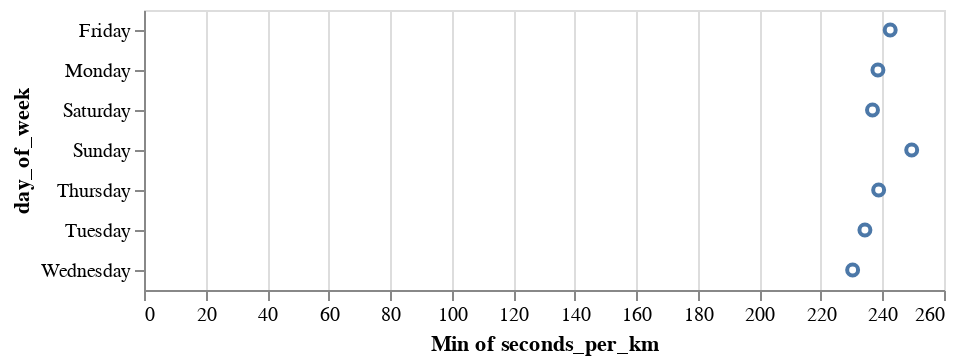

Notebook source saved alongside this figure:
### Code cell
alt.Chart(df).mark_point().encode(
    # count, sum, min, max, average, median, stdev
    x='min(seconds_per_km)',
    y='day_of_week'
)

### Figure 1 — Vega-Lite specification as saved in the notebook (floating-point values rounded to 4 significant figures)
{"$schema": "https://vega.github.io/schema/vega-lite/v4.17.0.json", "config": {"view": {"continuousHeight": 300, "continuousWidth": 400}}, "data": {"name": "data-3b724c935d462198edf620010296bcf6"}, "datasets": {"data-3b724c935d462198edf620010296bcf6": [{"Unnamed: 0": 182, "avgPace(/meter)": 0.3787, "calories(kcal)": 71, "date": "2022-01-10 20:39", "day_of_week": "Monday", "distance(m)": 1191, "distance_rounded": 1, "maxPace(/meter)": 7.246, "minPace(/meter)": 0.2501, "seconds_per_km": 380.4, "speed_per_km": "06:20.35", "sportTime(s)": 453, "startTime": "2022-01-10T13:39:17+00:00", "type": 1}, {"Unnamed: 0": 178, "avgPace(/meter)": 0.2878, "calories(kcal)": 60, "date": "2022-01-13 16:23", "day_of_week": "Thursday", "distance(m)": 1004, "distance_rounded": 1, "maxPace(/meter)": 2.342, "minPace(/meter)": 0.1982, "seconds_per_km": 288.8, "speed_per_km": "04:48.84", "sportTime(s)": 290, "startTime": "2022-01-13T09:23:16+00:00", "type": 1}, {"Unnamed: 0": 176, "avgPace(/meter)": 0.2637, "calories(kcal)": 39, "date": "2022-02-03 17:41", "day_of_week": "Thursday", "distance(m)": 1001, "distance_rounded": 1, "maxPace(/meter)": 0.609, "minPace(/meter)": 0.1993, "seconds_per_km": 264.7, "speed_per_km": "04:24.74", "sportTime(s)": 265, "startTime": "2022-02-03T10:41:12+00:00", "type": 1}, {"Unnamed: 0": 172, "avgPace(/meter)": 0.2803, "calories(kcal)": 50, "date": "2022-02-05 18:46", "day_of_week": "Saturday", "distance(m)": 1006, "distance_rounded": 1, "maxPace(/meter)": 0.6911, "minPace(/meter)": 0.229, "seconds_per_km": 281.3, "speed_per_km": "04:41.31", "sportTime(s)": 283, "startTime": "2022-02-05T11:46:47+00:00", "type": 1}, {"Unnamed: 0": 169, "avgPace(/meter)": 0.2675, "calories(kcal)": 34, "date": "2022-02-06 18:36", "day_of_week": "Sunday", "distance(m)": 1013, "distance_rounded": 1, "maxPace(/meter)": 0.6361, "minPace(/meter)": 0.2325, "seconds_per_km": 268.5, "speed_per_km": "04:28.51", "sportTime(s)": 272, "startTime": "2022-02-06T11:36:48+00:00", "type": 1}, {"Unnamed: 0": 166, "avgPace(/meter)": 0.26, "calories(kcal)": 39, "date": "2022-02-11 18:49", "day_of_week": "Friday", "distance(m)": 1004, "distance_rounded": 1, "maxPace(/meter)": 0.788, "minPace(/meter)": 0.198, "seconds_per_km": 262.9, "speed_per_km": "04:22.95", "sportTime(s)": 264, "startTime": "2022-02-11T11:49:54+00:00", "type": 1}, {"Unnamed: 0": 163, "avgPace(/meter)": 0.2552, "calories(kcal)": 44, "date": "2022-02-12 18:25", "day_of_week": "Saturday", "distance(m)": 1011, "distance_rounded": 1, "maxPace(/meter)": 0.5571, "minPace(/meter)": 0.1928, "seconds_per_km": 256.2, "speed_per_km": "04:16.18", "sportTime(s)": 259, "startTime": "2022-02-12T11:25:02+00:00", "type": 1}, {"Unnamed: 0": 161, "avgPace(/meter)": 0.255, "calories(kcal)": 37, "date": "2022-02-13 18:09", "day_of_week": "Sunday", "distance(m)": 1000, "distance_rounded": 1, "maxPace(/meter)": 0.576, "minPace(/meter)": 0.194, "seconds_per_km": 256, "speed_per_km": "04:16.00", "sportTime(s)": 256, "startTime": "2022-02-13T11:09:12+00:00", "type": 1}, {"Unnamed: 0": 157, "avgPace(/meter)": 0.2854, "calories(kcal)": 43, "date": "2022-02-14 18:50", "day_of_week": "Monday", "distance(m)": 1002, "distance_rounded": 1, "maxPace(/meter)": 0.7446, "minPace(/meter)": 0.2587, "seconds_per_km": 286.4, "speed_per_km": "04:46.43", "sportTime(s)": 287, "startTime": "2022-02-14T11:50:09+00:00", "type": 1}, {"Unnamed: 0": 155, "avgPace(/meter)": 0.2827, "calories(kcal)": 60, "date": "2022-02-16 18:12", "day_of_week": "Wednesday", "distance(m)": 1001, "distance_rounded": 1, "maxPace(/meter)": 2.165, "minPace(/meter)": 0.1834, "seconds_per_km": 283.7, "speed_per_km": "04:43.72", "sportTime(s)": 284, "startTime": "2022-02-16T11:12:40+00:00", "type": 1}, {"Unnamed: 0": 152, "avgPace(/meter)": 0.2793, "calories(kcal)": 55, "date": "2022-03-05 07:10", "day_of_week": "Saturday", "distance(m)": 1006, "distance_rounded": 1, "maxPace(/meter)": 0.6154, "minPace(/meter)": 0.2083, "seconds_per_km": 280.3, "speed_per_km": "04:40.32", "sportTime(s)": 282, "startTime": "2022-03-05T00:10:22+00:00", "type": 1}, {"Unnamed: 0": 150, "avgPace(/meter)": 0.2796, "calories(kcal)": 47, "date": "2022-03-18 18:26", "day_of_week": "Friday", "distance(m)": 1005, "distance_rounded": 1, "maxPace(/meter)": 0.8749, "minPace(/meter)": 0.2372, "seconds_per_km": 280.6, "speed_per_km": "04:40.60", "sportTime(s)": 282, "startTime": "2022-03-18T11:26:11+00:00", "type": 1}, {"Unnamed: 0": 146, "avgPace(/meter)": 0.2964, "calories(kcal)": 57, "date": "2022-03-28 18:45", "day_of_week": "Monday", "distance(m)": 1046, "distance_rounded": 1, "maxPace(/meter)": 0.639, "minPace(/meter)": 0.2149, "seconds_per_km": 297.3, "speed_per_km": "04:57.32", "sportTime(s)": 311, "startTime": "2022-03-28T11:45:13+00:00", "type": 1}, {"Unnamed: 0": 144, "avgPace(/meter)": 0.3011, "calories(kcal)": 57, "date": "2022-03-29 19:02", "day_of_week": "Tuesday", "distance(m)": 1003, "distance_rounded": 1, "maxPace(/meter)": 0.6835, "minPace(/meter)": 0.2301, "seconds_per_km": 302.1, "speed_per_km": "05:2.09", "sportTime(s)": 303, "startTime": "2022-03-29T12:02:25+00:00", "type": 1}, {"Unnamed: 0": 142, "avgPace(/meter)": 0.2837, "calories(kcal)": 49, "date": "2022-03-30 18:52", "day_of_week": "Wednesday", "distance(m)": 1001, "distance_rounded": 1, "maxPace(/meter)": 0.4753, "minPace(/meter)": 0.1658, "seconds_per_km": 284.7, "speed_per_km": "04:44.72", "sportTime(s)": 285, "startTime": "2022-03-30T11:52:16+00:00", "type": 1}, {"Unnamed: 0": 140, "avgPace(/meter)": 0.27, "calories(kcal)": 48, "date": "2022-04-04 17:57", "day_of_week": "Monday", "distance(m)": 1000, "distance_rounded": 1, "maxPace(/meter)": 0.7117, "minPace(/meter)": 0.2248, "seconds_per_km": 271, "speed_per_km": "04:31.00", "sportTime(s)": 271, "startTime": "2022-04-04T10:57:56+00:00", "type": 1}, {"Unnamed: 0": 137, "avgPace(/meter)": 0.273, "calories(kcal)": 51, "date": "2022-04-08 18:39", "day_of_week": "Friday", "distance(m)": 1000, "distance_rounded": 1, "maxPace(/meter)": 0.6707, "minPace(/meter)": 0.2315, "seconds_per_km": 274, "speed_per_km": "04:34.00", "sportTime(s)": 274, "startTime": "2022-04-08T11:39:28+00:00", "type": 1}, {"Unnamed: 0": 134, "avgPace(/meter)": 0.2744, "calories(kcal)": 45, "date": "2022-04-10 18:41", "day_of_week": "Sunday", "distance(m)": 1006, "distance_rounded": 1, "maxPace(/meter)": 0.6873, "minPace(/meter)": 0.2137, "seconds_per_km": 275.3, "speed_per_km": "04:35.35", "sportTime(s)": 277, "startTime": "2022-04-10T11:41:58+00:00", "type": 1}, {"Unnamed: 0": 131, "avgPace(/meter)": 0.277, "calories(kcal)": 44, "date": "2022-04-13 17:48", "day_of_week": "Wednesday", "distance(m)": 1000, "distance_rounded": 1, "maxPace(/meter)": 0.7634, "minPace(/meter)": 0.2038, "seconds_per_km": 278, "speed_per_km": "04:38.00", "sportTime(s)": 278, "startTime": "2022-04-13T10:48:11+00:00", "type": 1}, {"Unnamed: 0": 128, "avgPace(/meter)": 0.2756, "calories(kcal)": 39, "date": "2022-04-15 16:54", "day_of_week": "Friday", "distance(m)": 1005, "distance_rounded": 1, "maxPace(/meter)": 0.7968, "minPace(/meter)": 0.244, "seconds_per_km": 276.6, "speed_per_km": "04:36.62", "sportTime(s)": 278, "startTime": "2022-04-15T09:54:21+00:00", "type": 1}, {"Unnamed: 0": 125, "avgPace(/meter)": 0.2939, "calories(kcal)": 62, "date": "2022-04-26 18:40", "day_of_week": "Tuesday", "distance(m)": 1201, "distance_rounded": 1, "maxPace(/meter)": 1.115, "minPace(/meter)": 0.1997, "seconds_per_km": 294.8, "speed_per_km": "04:54.75", "sportTime(s)": 354, "startTime": "2022-04-26T11:40:21+00:00", "type": 1}, {"Unnamed: 0": 123, "avgPace(/meter)": 0.2685, "calories(kcal)": 48, "date": "2022-04-27 18:31", "day_of_week": "Wednesday", "distance(m)": 1002, "distance_rounded": 1, "maxPace(/meter)": 0.6803, "minPace(/meter)": 0.2187, "seconds_per_km": 269.5, "speed_per_km": "04:29.46", "sportTime(s)": 270, "startTime": "2022-04-27T11:31:56+00:00", "type": 1}, {"Unnamed: 0": 121, "avgPace(/meter)": 0.2774, "calories(kcal)": 50, "date": "2022-04-28 17:37", "day_of_week": "Thursday", "distance(m)": 1002, "distance_rounded": 1, "maxPace(/meter)": 0.8052, "minPace(/meter)": 0.221, "seconds_per_km": 278.4, "speed_per_km": "04:38.44", "sportTime(s)": 279, "startTime": "2022-04-28T10:37:51+00:00", "type": 1}, {"Unnamed: 0": 119, "avgPace(/meter)": 0.2974, "calories(kcal)": 89, "date": "2022-04-29 18:01", "day_of_week": "Friday", "distance(m)": 1651, "distance_rounded": 1, "maxPace(/meter)": 1.217, "minPace(/meter)": 0.2073, "seconds_per_km": 299.8, "speed_per_km": "04:59.82", "sportTime(s)": 495, "startTime": "2022-04-29T11:01:29+00:00", "type": 1}, {"Unnamed: 0": 117, "avgPace(/meter)": 0.2803, "calories(kcal)": 41, "date": "2022-05-01 16:48", "day_of_week": "Sunday", "distance(m)": 1006, "distance_rounded": 1, "maxPace(/meter)": 0.8224, "minPace(/meter)": 0.2239, "seconds_per_km": 281.3, "speed_per_km": "04:41.31", "sportTime(s)": 283, "startTime": "2022-05-01T09:48:50+00:00", "type": 1}, {"Unnamed: 0": 112, "avgPace(/meter)": 0.2761, "calories(kcal)": 42, "date": "2022-05-04 18:52", "day_of_week": "Wednesday", "distance(m)": 1007, "distance_rounded": 1, "maxPace(/meter)": 0.6135, "minPace(/meter)": 0.2112, "seconds_per_km": 277.1, "speed_per_km": "04:37.06", "sportTime(s)": 279, "startTime": "2022-05-04T11:52:29+00:00", "type": 1}, {"Unnamed: 0": 110, "avgPace(/meter)": 0.291, "calories(kcal)": 52, "date": "2022-05-05 18:15", "day_of_week": "Thursday", "distance(m)": 1000, "distance_rounded": 1, "maxPace(/meter)": 0.7042, "minPace(/meter)": 0.216, "seconds_per_km": 292, "speed_per_km": "04:52.00", "sportTime(s)": 292, "startTime": "2022-05-05T11:15:38+00:00", "type": 1}, {"Unnamed: 0": 107, "avgPace(/meter)": 0.2712, "calories(kcal)": 47, "date": "2022-05-06 17:16", "day_of_week": "Friday", "distance(m)": 1003, "distance_rounded": 1, "maxPace(/meter)": 0.7022, "minPace(/meter)": 0.2276, "seconds_per_km": 272.2, "speed_per_km": "04:32.18", "sportTime(s)": 273, "startTime": "2022-05-06T10:16:48+00:00", "type": 1}, {"Unnamed: 0": 104, "avgPace(/meter)": 0.278, "calories(kcal)": 52, "date": "2022-05-07 16:47", "day_of_week": "Saturday", "distance(m)": 1040, "distance_rounded": 1, "maxPace(/meter)": 212, "minPace(/meter)": 0.2129, "seconds_per_km": 278.8, "speed_per_km": "04:38.85", "sportTime(s)": 290, "startTime": "2022-05-07T09:47:30+00:00", "type": 1}, {"Unnamed: 0": 102, "avgPace(/meter)": 0.279, "calories(kcal)": 56, "date": "2022-05-08 18:24", "day_of_week": "Sunday", "distance(m)": 1026, "distance_rounded": 1, "maxPace(/meter)": 225, "minPace(/meter)": 0.2221, "seconds_per_km": 279.7, "speed_per_km": "04:39.73", "sportTime(s)": 287, "startTime": "2022-05-08T11:24:19+00:00", "type": 1}, {"Unnamed: 0": 99, "avgPace(/meter)": 0.278, "calories(kcal)": 59, "date": "2022-05-12 18:36", "day_of_week": "Thursday", "distance(m)": 1007, "distance_rounded": 1, "maxPace(/meter)": 178, "minPace(/meter)": 0.1781, "seconds_per_km": 279.0, "speed_per_km": "04:39.05", "sportTime(s)": 281, "startTime": "2022-05-12T11:36:50+00:00", "type": 1}, {"Unnamed: 0": 96, "avgPace(/meter)": 0.283, "calories(kcal)": 55, "date": "2022-05-13 18:36", "day_of_week": "Friday", "distance(m)": 1024, "distance_rounded": 1, "maxPace(/meter)": 201, "minPace(/meter)": 0.2015, "seconds_per_km": 284.2, "speed_per_km": "04:44.18", "sportTime(s)": 291, "startTime": "2022-05-13T11:36:23+00:00", "type": 1}, {"Unnamed: 0": 92, "avgPace(/meter)": 0.273, "calories(kcal)": 51, "date": "2022-05-15 18:36", "day_of_week": "Sunday", "distance(m)": 1028, "distance_rounded": 1, "maxPace(/meter)": 197, "minPace(/meter)": 0.1974, "seconds_per_km": 273.3, "speed_per_km": "04:33.35", "sportTime(s)": 281, "startTime": "2022-05-15T11:36:24+00:00", "type": 1}, {"Unnamed: 0": 89, "avgPace(/meter)": 0.288, "calories(kcal)": 63, "date": "2022-05-16 18:31", "day_of_week": "Monday", "distance(m)": 1046, "distance_rounded": 1, "maxPace(/meter)": 210, "minPace(/meter)": 0.2106, "seconds_per_km": 288.7, "speed_per_km": "04:48.72", "sportTime(s)": 302, "startTime": "2022-05-16T11:31:34+00:00", "type": 1}, {"Unnamed: 0": 86, "avgPace(/meter)": 0.293, "calories(kcal)": 63, "date": "2022-05-17 18:15", "day_of_week": "Tuesday", "distance(m)": 1049, "distance_rounded": 1, "maxPace(/meter)": 237, "minPace(/meter)": 0.2227, "seconds_per_km": 293.6, "speed_per_km": "04:53.61", "sportTime(s)": 308, "startTime": "2022-05-17T11:15:00+00:00", "type": 1}, {"Unnamed: 0": 82, "avgPace(/meter)": 0.2841, "calories(kcal)": 50.03, "date": "2022-05-21 20:48", "day_of_week": "Saturday", "distance(m)": 1003, "distance_rounded": 1, "maxPace(/meter)": 0.6219, "minPace(/meter)": 0.2232, "seconds_per_km": 286.1, "speed_per_km": "04:46.14", "sportTime(s)": 287, "startTime": "2022-05-21T13:48:24+00:00", "type": 1}, {"Unnamed: 0": 79, "avgPace(/meter)": 0.265, "calories(kcal)": 44.08, "date": "2022-05-22 17:22", "day_of_week": "Sunday", "distance(m)": 1000, "distance_rounded": 1, "maxPace(/meter)": 0.815, "minPace(/meter)": 0.2136, "seconds_per_km": 267, "speed_per_km": "04:27.00", "sportTime(s)": 267, "startTime": "2022-05-22T10:22:47+00:00", "type": 1}, {"Unnamed: 0": 76, "avgPace(/meter)": 0.265, "calories(kcal)": 50.33, "date": "2022-05-23 18:46", "day_of_week": "Monday", "distance(m)": 1000, "distance_rounded": 1, "maxPace(/meter)": 0.668, "minPace(/meter)": 0.2187, "seconds_per_km": 267, "speed_per_km": "04:27.00", "sportTime(s)": 267, "startTime": "2022-05-23T11:46:59+00:00", "type": 1}, {"Unnamed: 0": 73, "avgPace(/meter)": 0.2647, "calories(kcal)": 44.15, "date": "2022-05-24 18:54", "day_of_week": "Tuesday", "distance(m)": 1001, "distance_rounded": 1, "maxPace(/meter)": 0.9251, "minPace(/meter)": 0.2227, "seconds_per_km": 266.7, "speed_per_km": "04:26.73", "sportTime(s)": 267, "startTime": "2022-05-24T11:54:01+00:00", "type": 1}, {"Unnamed: 0": 70, "avgPace(/meter)": 0.2353, "calories(kcal)": 40.81, "date": "2022-05-25 17:56", "day_of_week": "Wednesday", "distance(m)": 1003, "distance_rounded": 1, "maxPace(/meter)": 0.9066, "minPace(/meter)": 0.1197, "seconds_per_km": 240.3, "speed_per_km": "04:0.28", "sportTime(s)": 241, "startTime": "2022-05-25T10:56:04+00:00", "type": 1}, {"Unnamed: 0": 67, "avgPace(/meter)": 0.2622, "calories(kcal)": 53.12, "date": "2022-05-26 17:17", "day_of_week": "Thursday", "distance(m)": 1003, "distance_rounded": 1, "maxPace(/meter)": 0.558, "minPace(/meter)": 0.1968, "seconds_per_km": 264.2, "speed_per_km": "04:24.21", "sportTime(s)": 265, "startTime": "2022-05-26T10:17:38+00:00", "type": 1}, {"Unnamed: 0": 64, "avgPace(/meter)": 0.2742, "calories(kcal)": 43.04, "date": "2022-05-27 18:35", "day_of_week": "Friday", "distance(m)": 1003, "distance_rounded": 1, "maxPace(/meter)": 0.757, "minPace(/meter)": 0.2449, "seconds_per_km": 276.2, "speed_per_km": "04:36.17", "sportTime(s)": 277, "startTime": "2022-05-27T11:35:19+00:00", "type": 1}, {"Unnamed: 0": 61, "avgPace(/meter)": 0.2677, "calories(kcal)": 51.33, "date": "2022-05-28 17:39", "day_of_week": "Saturday", "distance(m)": 1005, "distance_rounded": 1, "maxPace(/meter)": 0.6452, "minPace(/meter)": 0.2224, "seconds_per_km": 269.7, "speed_per_km": "04:29.65", "sportTime(s)": 271, "startTime": "2022-05-28T10:39:29+00:00", "type": 1}, {"Unnamed: 0": 58, "avgPace(/meter)": 0.251, "calories(kcal)": 41, "date": "2022-05-29 18:19", "day_of_week": "Sunday", "distance(m)": 1000, "distance_rounded": 1, "maxPace(/meter)": 0.4274, "minPace(/meter)": 0.1839, "seconds_per_km": 253, "speed_per_km": "04:13.00", "sportTime(s)": 253, "startTime": "2022-05-29T11:19:12+00:00", "type": 1}, {"Unnamed: 0": 55, "avgPace(/meter)": 0.25, "calories(kcal)": 48.92, "date": "2022-05-30 18:55", "day_of_week": "Monday", "distance(m)": 1004, "distance_rounded": 1, "maxPace(/meter)": 0.4058, "minPace(/meter)": 0.1746, "seconds_per_km": 252.0, "speed_per_km": "04:11.99", "sportTime(s)": 253, "startTime": "2022-05-30T11:55:16+00:00", "type": 1}, {"Unnamed: 0": 52, "avgPace(/meter)": 0.2575, "calories(kcal)": 49.91, "date": "2022-05-31 18:42", "day_of_week": "Tuesday", "distance(m)": 1006, "distance_rounded": 1, "maxPace(/meter)": 0.5513, "minPace(/meter)": 0.203, "seconds_per_km": 259.4, "speed_per_km": "04:19.44", "sportTime(s)": 261, "startTime": "2022-05-31T11:42:33+00:00", "type": 1}, {"Unnamed: 0": 49, "avgPace(/meter)": 0.2483, "calories(kcal)": 45.2, "date": "2022-06-03 18:03", "day_of_week": "Friday", "distance(m)": 1003, "distance_rounded": 1, "maxPace(/meter)": 0.8258, "minPace(/meter)": 0.1627, "seconds_per_km": 250.2, "speed_per_km": "04:10.25", "sportTime(s)": 251, "startTime": "2022-06-03T11:03:24+00:00", "type": 1}, {"Unnamed: 0": 46, "avgPace(/meter)": 0.2428, "calories(kcal)": 51.81, "date": "2022-06-04 18:38", "day_of_week": "Saturday", "distance(m)": 1001, "distance_rounded": 1, "maxPace(/meter)": 0.5981, "minPace(/meter)": 0.2102, "seconds_per_km": 244.8, "speed_per_km": "04:4.76", "sportTime(s)": 245, "startTime": "2022-06-04T11:38:21+00:00", "type": 1}, {"Unnamed: 0": 43, "avgPace(/meter)": 0.2348, "calories(kcal)": 30.82, "date": "2022-06-11 17:38", "day_of_week": "Saturday", "distance(m)": 1001, "distance_rounded": 1, "maxPace(/meter)": 0.5176, "minPace(/meter)": 0.1971, "seconds_per_km": 236.8, "speed_per_km": "03:56.76", "sportTime(s)": 237, "startTime": "2022-06-11T10:38:27+00:00", "type": 1}, {"Unnamed: 0": 39, "avgPace(/meter)": 0.2475, "calories(kcal)": 51.79, "date": "2022-06-12 17:47", "day_of_week": "Sunday", "distance(m)": 1006, "distance_rounded": 1, "maxPace(/meter)": 0.6472, "minPace(/meter)": 0.2005, "seconds_per_km": 249.5, "speed_per_km": "04:9.50", "sportTime(s)": 251, "startTime": "2022-06-12T10:47:29+00:00", "type": 1}, {"Unnamed: 0": 36, "avgPace(/meter)": 0.2562, "calories(kcal)": 56.05, "date": "2022-06-14 19:03", "day_of_week": "Tuesday", "distance(m)": 1003, "distance_rounded": 1, "maxPace(/meter)": 0.5627, "minPace(/meter)": 0.1935, "seconds_per_km": 258.2, "speed_per_km": "04:18.23", "sportTime(s)": 259, "startTime": "2022-06-14T12:03:23+00:00", "type": 1}, {"Unnamed: 0": 32, "avgPace(/meter)": 0.2443, "calories(kcal)": 47.92, "date": "2022-06-15 18:46", "day_of_week": "Wednesday", "distance(m)": 1011, "distance_rounded": 1, "maxPace(/meter)": 0.5219, "minPace(/meter)": 0.1885, "seconds_per_km": 246.3, "speed_per_km": "04:6.29", "sportTime(s)": 249, "startTime": "2022-06-15T11:46:25+00:00", "type": 1}, {"Unnamed: 0": 27, "avgPace(/meter)": 0.2405, "calories(kcal)": 33.65, "date": "2022-06-16 18:03", "day_of_week": "Thursday", "distance(m)": 1002, "distance_rounded": 1, "maxPace(/meter)": 0.5764, "minPace(/meter)": 0.1971, "seconds_per_km": 242.5, "speed_per_km": "04:2.51", "sportTime(s)": 243, "startTime": "2022-06-16T11:03:28+00:00", "type": 1}, {"Unnamed: 0": 23, "avgPace(/meter)": 0.2405, "calories(kcal)": 48.66, "date": "2022-06-17 18:03", "day_of_week": "Friday", "distance(m)": 1002, "distance_rounded": 1, "maxPace(/meter)": 0.4713, "minPace(/meter)": 0.1802, "seconds_per_km": 242.5, "speed_per_km": "04:2.51", "sportTime(s)": 243, "startTime": "2022-06-17T11:03:58+00:00", "type": 1}, {"Unnamed: 0": 18, "avgPace(/meter)": 0.2428, "calories(kcal)": 45, "date": "2022-06-21 19:23", "day_of_week": "Tuesday", "distance(m)": 1009, "distance_rounded": 1, "maxPace(/meter)": 0.5322, "minPace(/meter)": 0.1881, "seconds_per_km": 244.8, "speed_per_km": "04:4.80", "sportTime(s)": 247, "startTime": "2022-06-21T12:23:33+00:00", "type": 1}, {"Unnamed: 0": 15, "avgPace(/meter)": 0.2423, "calories(kcal)": 49.76, "date": "2022-06-23 18:16", "day_of_week": "Thursday", "distance(m)": 1003, "distance_rounded": 1, "maxPace(/meter)": 0.627, "minPace(/meter)": 0.1883, "seconds_per_km": 244.3, "speed_per_km": "04:4.27", "sportTime(s)": 245, "startTime": "2022-06-23T11:16:47+00:00", "type": 1}, {"Unnamed: 0": 10, "avgPace(/meter)": 0.2365, "calories(kcal)": 48.67, "date": "2022-06-27 18:45", "day_of_week": "Monday", "distance(m)": 1002, "distance_rounded": 1, "maxPace(/meter)": 0.6246, "minPace(/meter)": 0.1815, "seconds_per_km": 238.5, "speed_per_km": "03:58.52", "sportTime(s)": 239, "startTime": "2022-06-27T11:45:38+00:00", "type": 1}, {"Unnamed: 0": 7, "avgPace(/meter)": 0.2323, "calories(kcal)": 39.65, "date": "2022-06-28 18:07", "day_of_week": "Tuesday", "distance(m)": 1003, "distance_rounded": 1, "maxPace(/meter)": 0.4755, "minPace(/meter)": 0.1836, "seconds_per_km": 234.3, "speed_per_km": "03:54.30", "sportTime(s)": 235, "startTime": "2022-06-28T11:07:21+00:00", "type": 1}, {"Unnamed: 0": 4, "avgPace(/meter)": 0.2283, "calories(kcal)": 33.62, "date": "2022-06-29 19:02", "day_of_week": "Wednesday", "distance(m)": 1003, "distance_rounded": 1, "maxPace(/meter)": 0.5453, "minPace(/meter)": 0.1936, "seconds_per_km": 230.3, "speed_per_km": "03:50.31", "sportTime(s)": 231, "startTime": "2022-06-29T12:02:34+00:00", "type": 1}, {"Unnamed: 0": 1, "avgPace(/meter)": 0.2368, "calories(kcal)": 36.82, "date": "2022-06-30 19:31", "day_of_week": "Thursday", "distance(m)": 1001, "distance_rounded": 1, "maxPace(/meter)": 0.6545, "minPace(/meter)": 0.1648, "seconds_per_km": 238.8, "speed_per_km": "03:58.76", "sportTime(s)": 239, "startTime": "2022-06-30T12:31:18+00:00", "type": 1}]}, "encoding": {"x": {"aggregate": "min", "field": "seconds_per_km", "type": "quantitative"}, "y": {"field": "day_of_week", "type": "nominal"}}, "mark": "point"}
